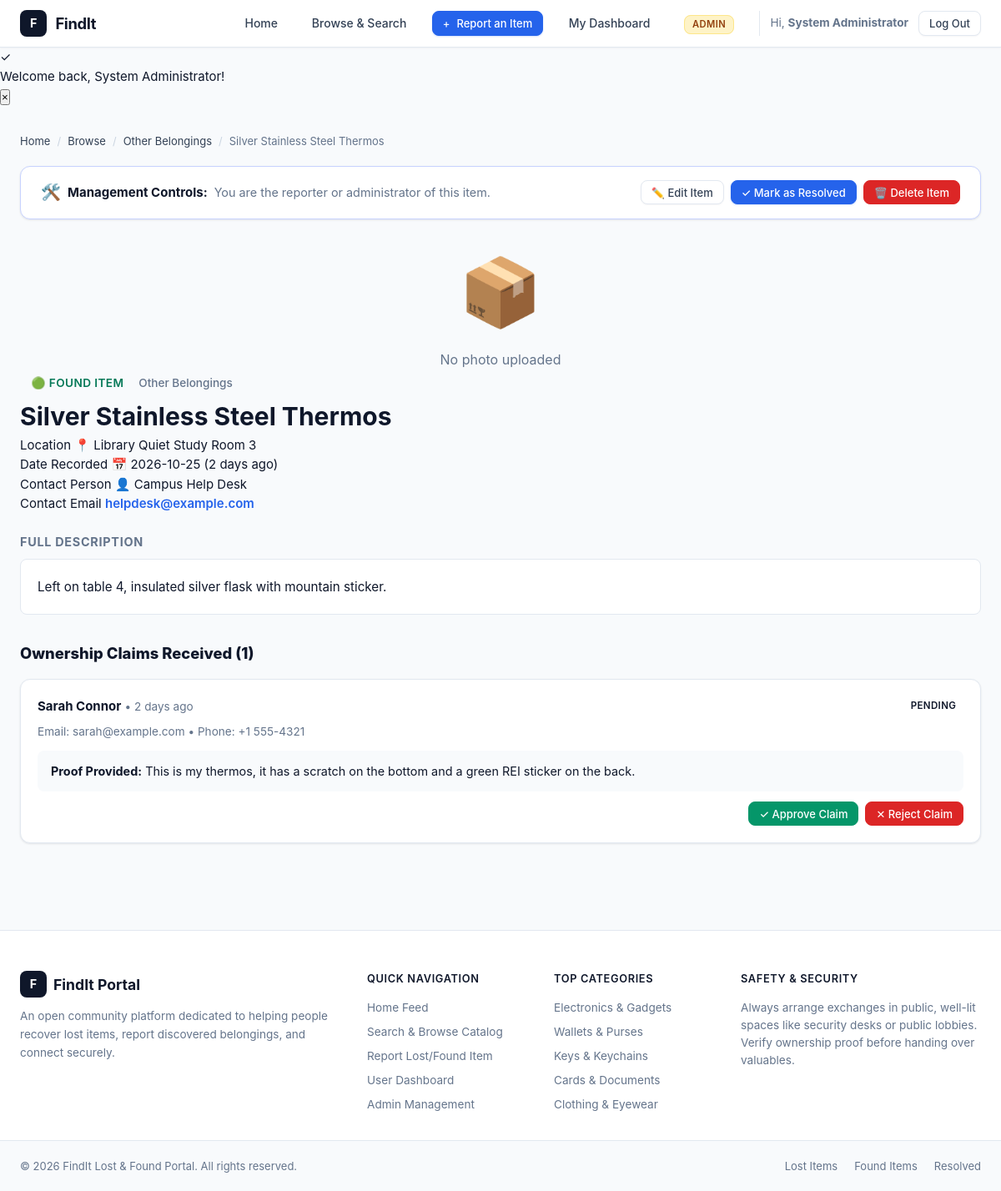
/item.php?id=8 (signed in), run on the app's committed database.
### tables this page shows
CREATE TABLE items (
            id INTEGER PRIMARY KEY AUTOINCREMENT,
            user_id INTEGER,
            type TEXT NOT NULL,               -- 'lost' or 'found'
            title TEXT NOT NULL,
            category TEXT NOT NULL,
            description TEXT NOT NULL,
            location TEXT NOT NULL,
            item_date TEXT NOT NULL,
            image_path TEXT,
            contact_name TEXT NOT NULL,
            contact_email TEXT NOT NULL,
            contact_phone TEXT,
            status TEXT DEFAULT 'active',     -- 'active', 'claimed', 'returned'
            security_secret TEXT NOT NULL,
            created_at DATETIME DEFAULT CURRENT_TIMESTAMP,
            updated_at DATETIME DEFAULT CURRENT_TIMESTAMP,
            FOREIGN KEY (user_id) REFERENCES users(id) ON DELETE SET NULL
        );

CREATE TABLE claims (
            id INTEGER PRIMARY KEY AUTOINCREMENT,
            item_id INTEGER NOT NULL,
            claimant_id INTEGER,
            claimant_name TEXT NOT NULL,
            claimant_email TEXT NOT NULL,
            claimant_phone TEXT,
            claim_message TEXT NOT NULL,
            status TEXT DEFAULT 'pending',    -- 'pending', 'approved', 'rejected'
            created_at DATETIME DEFAULT CURRENT_TIMESTAMP,
            FOREIGN KEY (item_id) REFERENCES items(id) ON DELETE CASCADE,
            FOREIGN KEY (claimant_id) REFERENCES users(id) ON DELETE SET NULL
        );

### item.php (the view, shortened to what this page needs)
<?php
require_once __DIR__ . '/db.php';
$pdo = getDbConnection();
$itemId = filter_input(INPUT_GET, 'id', FILTER_VALIDATE_INT) ?: filter_input(INPUT_POST, 'id', FILTER_VALIDATE_INT);
$stmt = $pdo->prepare("SELECT * FROM items WHERE id = :id");
$stmt->execute([':id' => $itemId]);
$item = $stmt->fetch();
$canManage = can_manage_item($item);
$claims = [];
if ($canManage) {
    $claimsStmt = $pdo->prepare("SELECT * FROM claims WHERE item_id = :item_id ORDER BY created_at DESC");
    $claimsStmt->execute([':item_id' => $itemId]);
    $claims = $claimsStmt->fetchAll();
}
?>
<main class="main-wrapper">
    <div class="breadcrumbs">
        <a href="index.php">Home</a>
        <span class="divider">/</span>
        <a href="browse.php">Browse</a>
        <span class="divider">/</span>
        <a href="browse.php?category=<?= urlencode($item['category']) ?>"><?= htmlspecialchars(get_category_label($item['category'])) ?></a>
        <span class="divider">/</span>
        <span><?= htmlspecialchars($item['title']) ?></span>
    </div>
    <?php if ($canManage): ?>
        <div style="background: #ffffff; border-radius: var(--radius-md); border: 1px solid #c7d2fe; padding: 1rem 1.5rem; margin-bottom: 1.5rem; display: flex; justify-content: space-between; align-items: center; flex-wrap: wrap; gap: 1rem; box-shadow: var(--shadow-sm);">
            <div style="display: flex; align-items: center; gap: 0.5rem;">
                <span style="font-size: 1.2rem;">🛠️</span>
                <strong>Management Controls:</strong>
                <span style="color: var(--text-muted); font-size: 0.9rem;">You are the reporter or administrator of this item.</span>
            </div>
            <div style="display: flex; gap: 0.5rem; align-items: center;">
                <a href="report.php?id=<?= $item['id'] ?>" class="btn btn-secondary btn-sm">
                    ✏️ Edit Item
                </a>
                <?php if ($item['status'] === 'active'): ?>
                    <a href="item.php?id=<?= $item['id'] ?>&action=status&status=claimed&csrf=<?= generate_csrf_token() ?>" class="btn btn-primary btn-sm" onclick="return confirm('Mark this item as resolved/claimed?')">
                        ✓ Mark as Resolved
                    </a>
                <?php else: ?>
                    <a href="item.php?id=<?= $item['id'] ?>&action=status&status=active&csrf=<?= generate_csrf_token() ?>" class="btn btn-secondary btn-sm" onclick="return confirm('Re-activate this item?')">
                        🔄 Re-activate
                    </a>
                <?php endif; ?>
                <a href="item.php?id=<?= $item['id'] ?>&action=delete&csrf=<?= generate_csrf_token() ?>" class="btn btn-danger btn-sm" onclick="return confirm('Permanently delete this report? This cannot be undone.');">
                    🗑️ Delete Item
                </a>
            </div>
        </div>
    <?php endif; ?>
    <div class="detail-layout">
        <div class="detail-img-box">
            <?php if (!empty($item['image_path']) && file_exists(UPLOAD_DIR . $item['image_path'])): ?>
                <img src="<?= UPLOAD_WEB_PATH . htmlspecialchars($item['image_path']) ?>" alt="<?= htmlspecialchars($item['title']) ?>">
            <?php else: ?>
                <div style="font-size: 5rem; text-align: center; color: #94a3b8; display: flex; flex-direction: column; align-items: center; justify-content: center; height: 100%;">
                    📦
                    <p style="font-size: 1rem; color: var(--text-muted); margin-top: 0.5rem;">No photo uploaded</p>
                </div>
            <?php endif; ?>
        </div>
        <div class="detail-info">
            <div class="detail-badges">
                <?php if ($item['status'] === 'claimed' || $item['status'] === 'returned'): ?>
                    <span class="status-pill status-returned" style="font-size: 0.85rem; padding: 0.35rem 0.85rem;">
                        ✓ Reunited / Resolved
                    </span>
                <?php elseif ($item['type'] === 'lost'): ?>
                    <span class="status-pill" style="background: var(--lost-light); color: var(--lost-color); font-size: 0.85rem; padding: 0.35rem 0.85rem;">
                        🔴 Lost Item
                    </span>
                <?php else: ?>
                    <span class="status-pill" style="background: var(--found-light); color: var(--found-color); font-size: 0.85rem; padding: 0.35rem 0.85rem;">
                        🟢 Found Item
                    </span>
                <?php endif; ?>
                <span style="font-size: 0.85rem; color: var(--text-muted); font-weight: 500;">
                    <?= htmlspecialchars(get_category_label($item['category'])) ?>
                </span>
            </div>
            <h1 class="detail-title"><?= htmlspecialchars($item['title']) ?></h1>
            <div class="detail-meta-list">
                <div class="detail-meta-row">
                    <span class="detail-label">Location</span>
                    <span class="detail-val">📍 <?= htmlspecialchars($item['location']) ?></span>
                </div>
                <div class="detail-meta-row">
                    <span class="detail-label">Date Recorded</span>
                    <span class="detail-val">📅 <?= htmlspecialchars($item['item_date']) ?> (<?= time_ago($item['created_at']) ?>)</span>
                </div>
                <div class="detail-meta-row">
                    <span class="detail-label">Contact Person</span>
                    <span class="detail-val">👤 <?= htmlspecialchars($item['contact_name']) ?></span>
                </div>
                <div class="detail-meta-row">
                    <span class="detail-label">Contact Email</span>
                    <span class="detail-val">
                        <a href="mailto:<?= htmlspecialchars($item['contact_email']) ?>" style="color: var(--primary); font-weight: 600;">
                            <?= htmlspecialchars($item['contact_email']) ?>
                        </a>
                    </span>
                </div>
            </div>
            <div style="margin-top: 1.5rem;">
                <h3 style="font-size: 0.9rem; text-transform: uppercase; letter-spacing: 0.05em; color: var(--text-muted); margin-bottom: 0.5rem;">
                    Full Description
                </h3>
                <div style="background: #ffffff; border: 1px solid var(--border-color); border-radius: var(--radius-sm); padding: 1.25rem; font-size: 0.95rem; line-height: 1.7; color: var(--text-main);">
                    <?= nl2br(htmlspecialchars($item['description'])) ?>
                </div>
            </div>
            <?php if ($canManage): ?>
                <div style="margin-top: 2rem;">
                    <h3 style="font-size: 1.15rem; font-weight: 800; margin-bottom: 1rem;">
                        Ownership Claims Received (<?= count($claims) ?>)
                    </h3>
                    <?php if (empty($claims)): ?>
                        <div style="background: #f8fafc; border: 1px dashed var(--border-color); border-radius: var(--radius-md); padding: 1.5rem; text-align: center; color: var(--text-muted); font-size: 0.9rem;">
                            No claims inquiries have been submitted for this item yet.
                        </div>
                    <?php else: ?>
                        <div style="display: flex; flex-direction: column; gap: 1rem;">
                            <?php foreach ($claims as $claim): ?>
                                <div style="background: #ffffff; border: 1px solid var(--border-color); border-radius: var(--radius-md); padding: 1.25rem; box-shadow: var(--shadow-sm);">
                                    <div style="display: flex; justify-content: space-between; align-items: center; margin-bottom: 0.5rem; flex-wrap: wrap; gap: 0.5rem;">
                                        <div>
                                            <strong><?= htmlspecialchars($claim['claimant_name']) ?></strong>
                                            <span style="color: var(--text-muted); font-size: 0.85rem;"> &bull; <?= time_ago($claim['created_at']) ?></span>
                                        </div>
                                        <span class="status-pill status-<?= htmlspecialchars($claim['status']) ?>">
                                            <?= ucfirst($claim['status']) ?>
                                        </span>
                                    </div>
                                    <div style="font-size: 0.85rem; color: var(--text-muted); margin-bottom: 0.75rem;">
                                        Email: <a href="mailto:<?= htmlspecialchars($claim['claimant_email']) ?>"><?= htmlspecialchars($claim['claimant_email']) ?></a>
                                        <?php if (!empty($claim['claimant_phone'])): ?>
                                            &bull; Phone: <?= htmlspecialchars($claim['claimant_phone']) ?>
                                        <?php endif; ?>
                                    </div>
                                    <div style="background: #f8fafc; padding: 0.85rem 1rem; border-radius: var(--radius-sm); font-size: 0.9rem; line-height: 1.5; margin-bottom: 0.75rem;">
                                        <strong>Proof Provided:</strong> <?= nl2br(htmlspecialchars($claim['claim_message'])) ?>
                                    </div>
                                    <div style="display: flex; gap: 0.5rem; justify-content: flex-end;">
                                        <?php if ($claim['status'] === 'pending'): ?>
                                            <a href="item.php?action=claim_status&claim_id=<?= $claim['id'] ?>&claim_status=approved&csrf=<?= generate_csrf_token() ?>" class="btn btn-success btn-sm" onclick="return confirm('Approve this claim? This will mark the item as claimed.')">
                                                ✓ Approve Claim
                                            </a>
                                            <a href="item.php?action=claim_status&claim_id=<?= $claim['id'] ?>&claim_status=rejected&csrf=<?= generate_csrf_token() ?>" class="btn btn-danger btn-sm" onclick="return confirm('Reject this claim inquiry?')">
                                                ✕ Reject Claim
                                            </a>
                                        <?php else: ?>
                                            <span style="font-size: 0.85rem; color: var(--text-muted); font-style: italic;">
                                                Claim marked as <?= htmlspecialchars($claim['status']) ?>
                                            </span>
                                        <?php endif; ?>
                                    </div>
                                </div>
                            <?php endforeach; ?>
                        </div>
                    <?php endif; ?>
                </div>
            <?php endif; ?>
        </div>
    </div>
</main>

### css/style.css (style rules this page uses)
:root { --primary: #2563eb; --primary-hover: #1d4ed8; --primary-light: #eff6ff; --primary-border: #bfdbfe; --lost-color: #b91c1c; --lost-bg: #fef2f2; --lost-border: #fecaca; --lost-dot: #dc2626; --found-color: #047857; --found-bg: #ecfdf5; --found-border: #a7f3d0; --found-dot: #059669; --claimed-color: #475569; --claimed-bg: #f1f5f9; --claimed-border: #e2e8f0; --claimed-dot: #64748b; --text-main: #0f172a; --text-secondary: #334155; --text-muted: #64748b; --bg-body: #f8fafc; --bg-card: #ffffff; --border-color: #e2e8f0; --border-focus: #3b82f6; --radius-xs: 4px; --radius-sm: 8px; --radius-md: 12px; --radius-lg: 16px; --radius-full: 9999px; --shadow-xs: 0 1px 2px rgba(15, 23, 42, 0.04); --shadow-sm: 0 1px 3px rgba(15, 23, 42, 0.06), 0 1px 2px rgba(15, 23, 42, 0.04); --shadow-md: 0 4px 6px -1px rgba(15, 23, 42, 0.07), 0 2px 4px -2px rgba(15, 23, 42, 0.05); --shadow-lg: 0 10px 15px -3px rgba(15, 23, 42, 0.08), 0 4px 6px -4px rgba(15, 23, 42, 0.03); --shadow-xl: 0 20px 25px -5px rgba(15, 23, 42, 0.1), 0 8px 10px -6px rgba(15, 23, 42, 0.05); --transition: all 0.18s cubic-bezier(0.16, 1, 0.3, 1); }
* { box-sizing: border-box; margin: 0; padding: 0; }
body { font-family: -apple-system, BlinkMacSystemFont, "Inter", "Segoe UI", Roboto, Helvetica, Arial, sans-serif; background-color: var(--bg-body); color: var(--text-main); line-height: 1.55; font-size: 0.9375rem; min-height: 100vh; display: flex; flex-direction: column; -webkit-font-smoothing: antialiased; -moz-osx-font-smoothing: grayscale; }
a { color: inherit; text-decoration: none; }
.btn { display: inline-flex; align-items: center; justify-content: center; gap: 0.5rem; padding: 0.55rem 1.15rem; border-radius: var(--radius-sm); font-weight: 500; font-size: 0.875rem; cursor: pointer; transition: var(--transition); border: 1px solid transparent; outline: none; line-height: 1.25; }
.btn-primary { background-color: var(--primary); color: #ffffff; border-color: var(--primary); box-shadow: 0 1px 2px rgba(37, 99, 235, 0.2); }
.btn-secondary { background-color: #ffffff; color: var(--text-secondary); border-color: var(--border-color); box-shadow: var(--shadow-xs); }
.btn-danger { background-color: #dc2626; color: #ffffff; border-color: #dc2626; }
.btn-success { background-color: #059669; color: #ffffff; border-color: #059669; }
.btn-sm { padding: 0.35rem 0.75rem; font-size: 0.8125rem; }
.main-wrapper { max-width: 1200px; margin: 2rem auto; padding: 0 1.5rem; flex: 1; width: 100%; }
.breadcrumbs { display: flex; align-items: center; gap: 0.5rem; font-size: 0.8125rem; color: var(--text-muted); margin-bottom: 1.25rem; }
.breadcrumbs a { color: var(--text-secondary); }
.breadcrumbs span.divider { color: #cbd5e1; }
.status-pill { display: inline-block; padding: 0.2rem 0.55rem; border-radius: var(--radius-xs); font-size: 0.72rem; font-weight: 600; text-transform: uppercase; letter-spacing: 0.03em; }

### data on the page
items: category "Other Belongings", title "Silver Stainless Steel Thermos", location "Library Quiet Study Room 3", item_date "2026-10-25", created_at "2 days ago", contact_name "Campus Help Desk", contact_email "helpdesk@example.com", description "Left on table 4, insulated silver flask with mountain sticker."
claims: claimant_name "Sarah Connor", created_at "2 days ago", status "PENDING", claimant_email "sarah@example.com", claimant_phone "+1 555-4321", claim_message "This is my thermos, it has a scratch on the bottom and a green REI sticker on the back."

### other printed values
$user['name'] "System Administrator"
$icon "✓"
$msg "Welcome back, System Administrator!"
count($claims) "1"
$cat['label'] "Electronics & Gadgets"
$cat['label'] "Wallets & Purses"
$cat['label'] "Keys & Keychains"
$cat['label'] "Cards & Documents"
$cat['label'] "Clothing & Eyewear"
